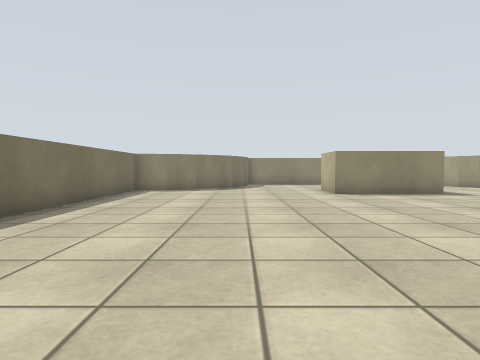
[1] (above)

16 first-person views from a walk through a robot-simulator world made for Gazebo. The camera is 0.46 m above the floor, tilts 2° down and sees 75° across. The floor is counted in squares, 0.5 m on a side. Each view is taken from the middle of a square. On the plan, view 1 faces up. The plan holds only what a view shows up to about 11 squares ahead; the rest is blank.

[2]
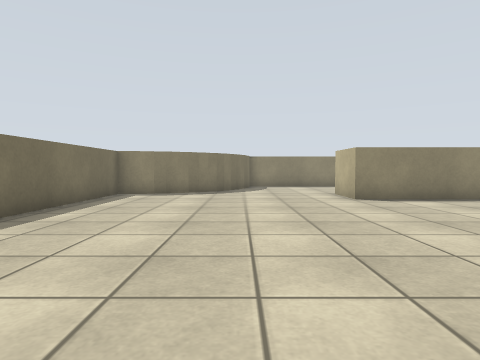

[3]
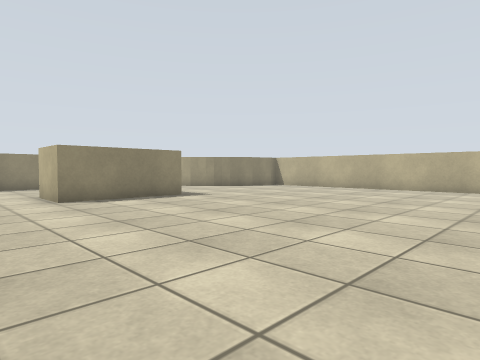

[4]
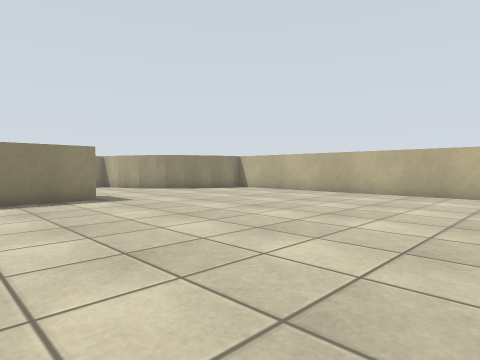

[5]
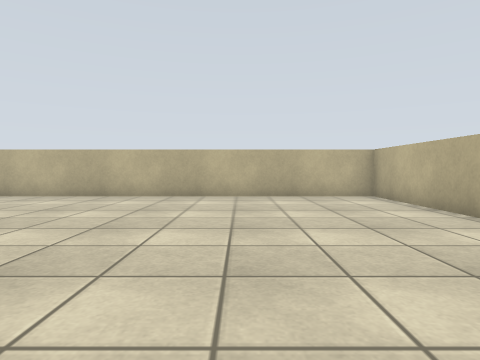

[6]
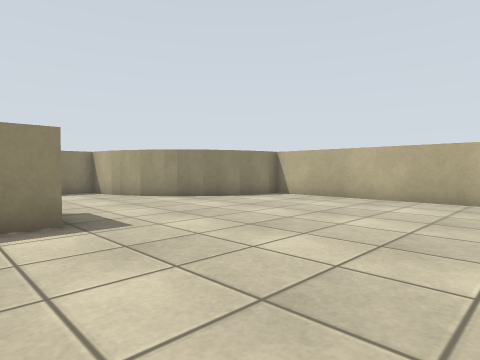

[7]
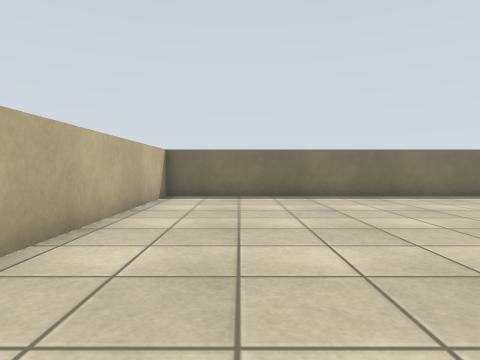

[8]
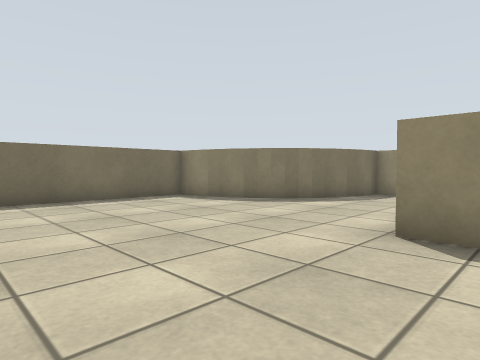

[9]
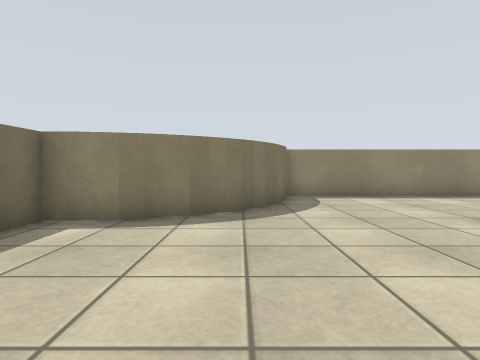

[10]
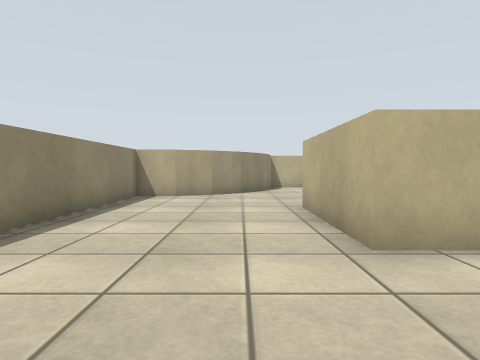

[11]
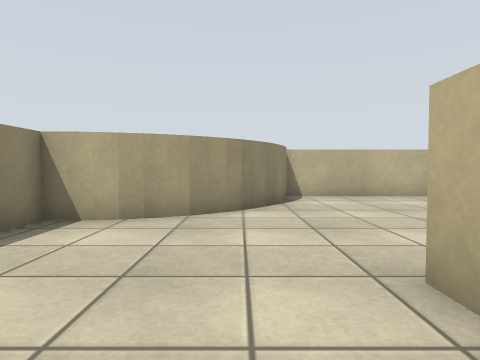

[12]
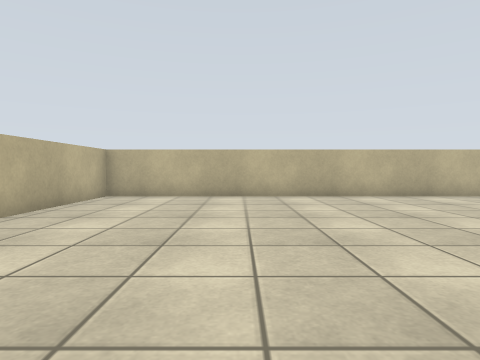

[13]
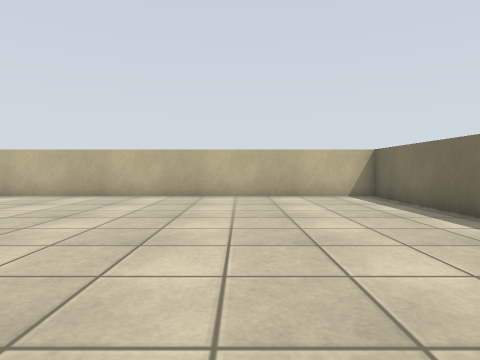

[14]
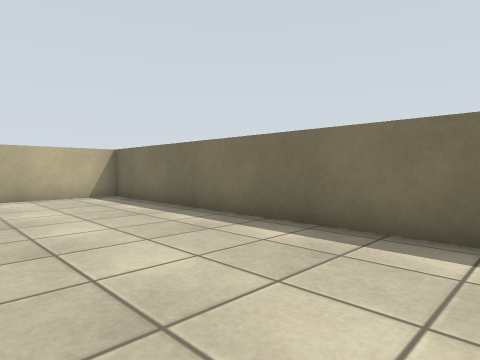

[15]
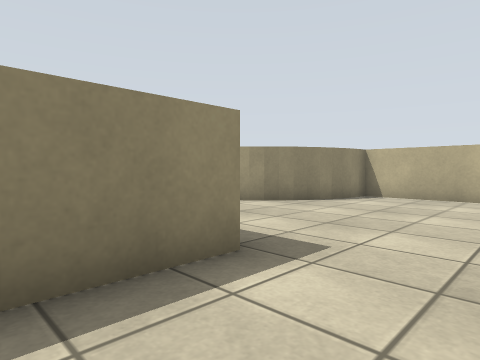

[16]
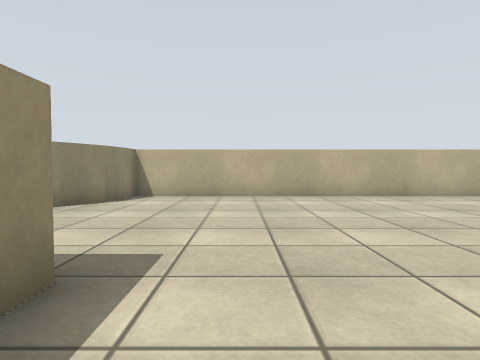

### Floor plan
Points are (right, up) in squares from view 1. A wall is a line through its corners. A room is listed if a view was taken in it or the views show most of it. See-through windows are left out.
Room 1 (views 1, 2, 3, 4, 5, 6, 7, 8, 9, 10, 11, 12, 13, 14, 15, 16)
walls: (7.6, 11.5) (3.5, 11.5) (3.5, 13.5) (7.5, 13.5); (-1.2, 14.6) (-2.1, 14.1); (-1.9, 14.2) (-2.8, 13.8); (-0.6, 15.3) (-1.3, 14.7); (-2.7, 13.8) (-4.1, 13.5); (-0.1, 16.1) (-0.7, 15.3); (12.3, 14.5) (11.3, 15.7); (11.4, 15.6) (10.9, 16.4); (0.3, 16.8) (-0.2, 15.9); (13.4, 13.9) (12.2, 14.7); (10.9, 16.3) (10.6, 17.3); (-4, 13.5) (-4.5, 13.5) (-4.5, -1.5) (15.5, -1.5) (15.5, 13.5) (15.1, 13.5); (14.2, 13.6) (13.3, 14); (0.5, 17.6) (0.2, 16.8); (10.6, 17.2) (10.5, 18.5) (0.5, 18.5); (15, 13.5) (14.2, 13.7); (0.5, 18.1) (0.4, 17.6)

Positions as (right, up) in squares from view 1, and headings:
1: (0, 0), facing up
2: (0, 2), facing up
3: (1, 2), facing up-right
4: (4, 2), facing up-right
5: (5, 3), facing right
6: (6, 6), facing up-right
7: (6, 1), facing left
8: (5, 7), facing up-left
9: (-1, 8), facing up
10: (0, 15), facing right
11: (5, 15), facing right
12: (11, 9), facing down
13: (0, 9), facing down
14: (0, 9), facing down-left
15: (5, 9), facing up-right
16: (5, 10), facing right
